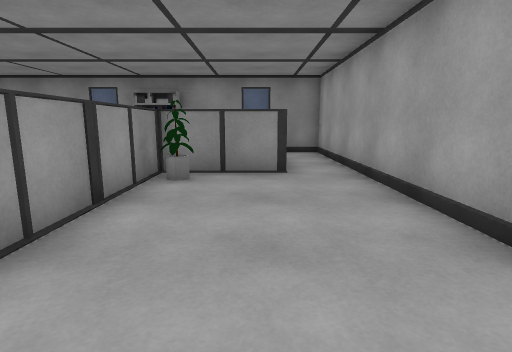
[1] (above)

15 first-person views from a walk through a Unity game level. The camera is 1.2 m above the floor, tilts 10° down and sees 80° across. The floor is counted in squares, 1 m on a side. Each view is taken from the middle of a square. On the plan, view 1 faces up. The plan holds only what a view shows up to about 13 squares ahead; the rest is blank. The place goes on beyond the plan. The player character is not drawn.

[2]
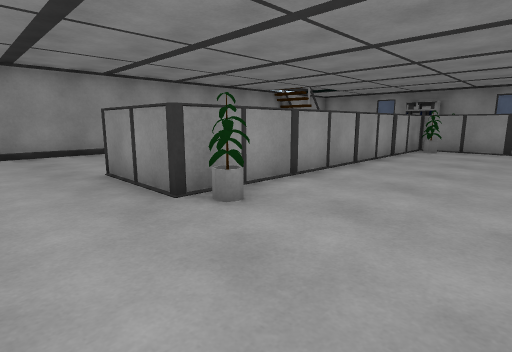

[3]
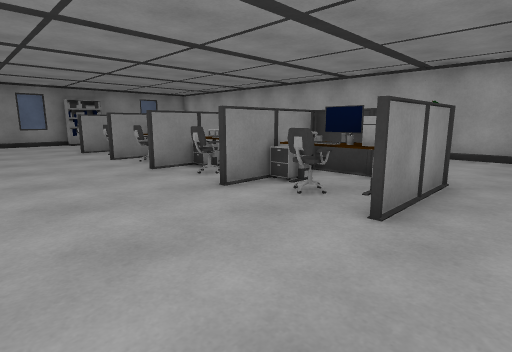

[4]
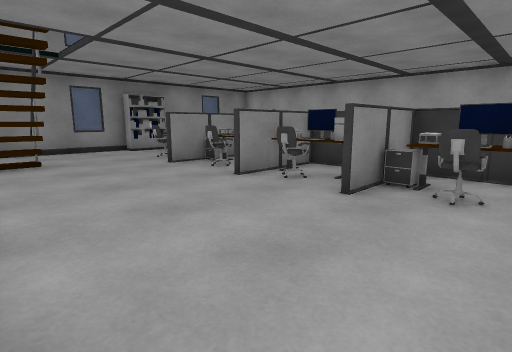

[5]
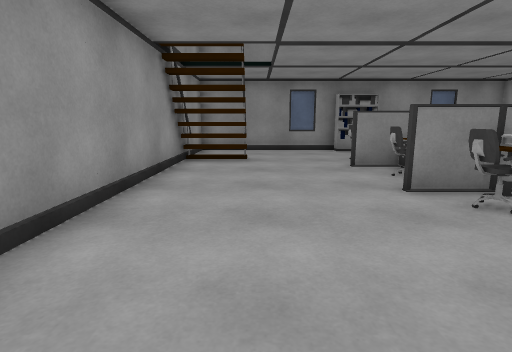

[6]
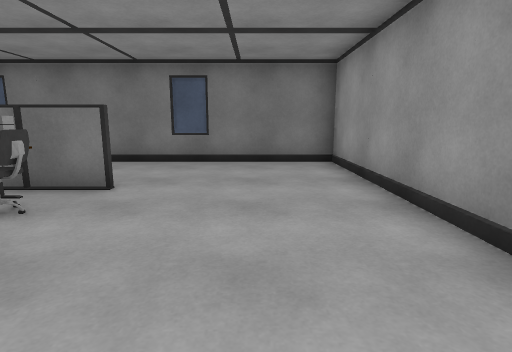

[7]
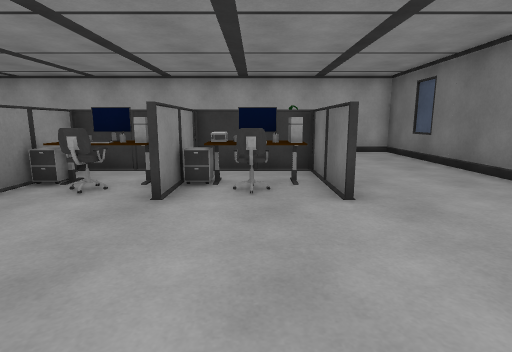

[8]
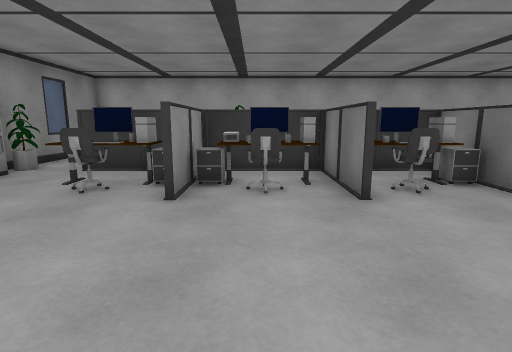

[9]
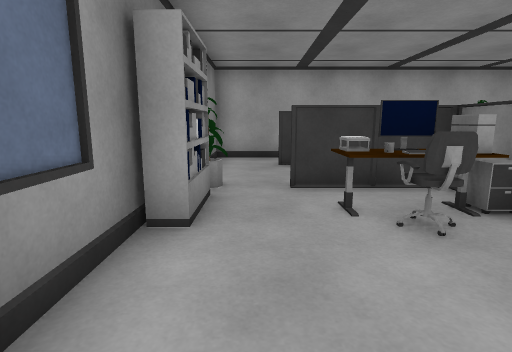

[10]
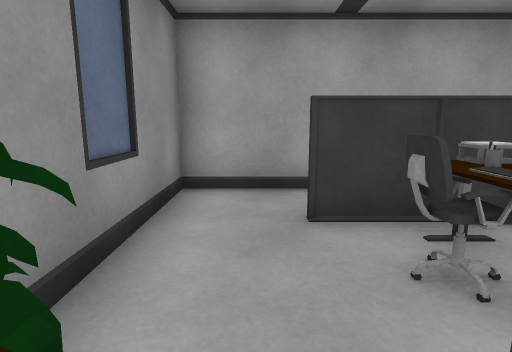

[11]
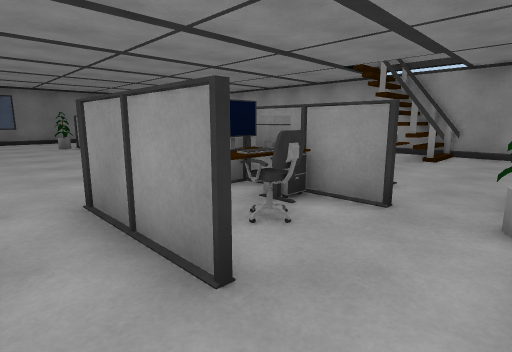

[12]
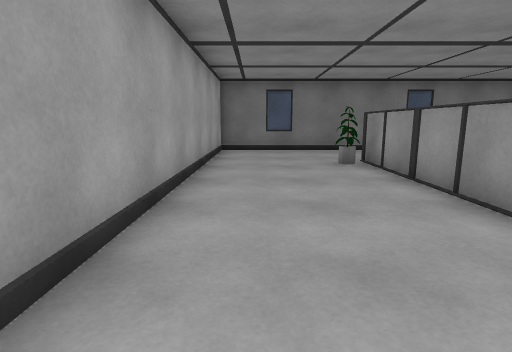

[13]
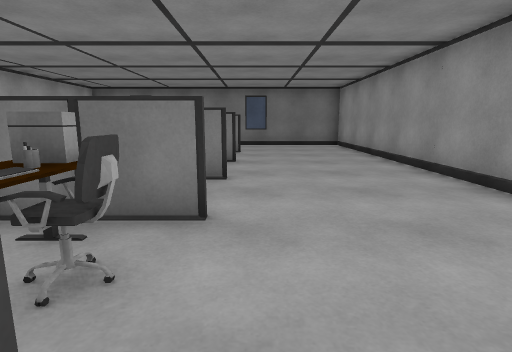

[14]
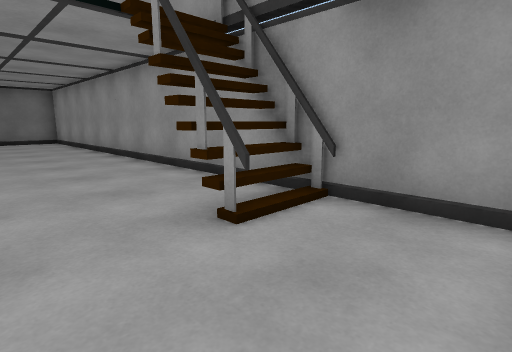

[15]
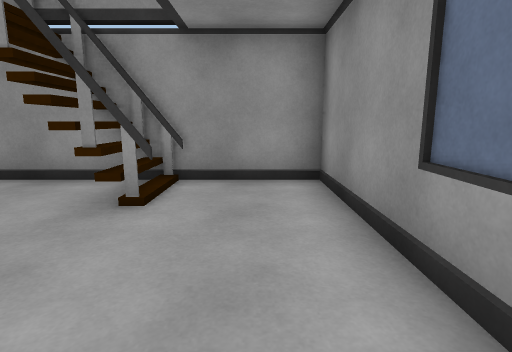

### Floor plan
Key: @ floor where view 1 was taken; # wall or solid block; . floor; = window, fence, low wall or low ledge; S shelf; C cabinet; H chair; M computer; T thing the floor can be seen under or through; K keyboard; N monitor; O other object.
Columns run from 11 left of view 1 to 3 right of it. Each row starts with its distance up from view 1.
 13 #######   #####
 12 #......SSO....#
 11 #.............#
 10 #......O.# .#.#
  9 ##OT..HONCKO#.#
  8 ##=T..COM#O##.#
  7 #.....#C####..#
  6 #.....HKOO....#
  5 #.....MOO#....#
  4 #.....####....#
  3 #.....HNO#....#
  2 #.....#C##....#
  1 #.....CO##....#
  0 #.....HOO#.@..#
 -1 #.....####....#
 -2 #.....CO #....#
 -3 #.....HOO#....#
 -4 #.....###OO...#
 -5 #.............#
 -6 #.............#
 -7 #.............#
 -8 ###############

Where each view was taken, in squares from view 1:
view 1: 0 up, 0 right, facing up
view 2: 7 down, 2 right, facing up-left
view 3: 6 down, 9 left, facing up-right
view 4: 1 down, 10 left, facing up-right
view 5: 1 down, 8 left, facing up
view 6: 1 up, 8 left, facing down
view 7: 3 down, 10 left, facing right
view 8: 6 up, 10 left, facing right
view 9: 11 up, 8 left, facing right
view 10: 11 up, 3 left, facing right
view 11: 12 up, 2 right, facing down-left
view 12: 5 up, 1 right, facing down
view 13: 8 up, 6 left, facing down
view 14: 12 up, 6 left, facing down-left
view 15: 11 up, 4 left, facing left
